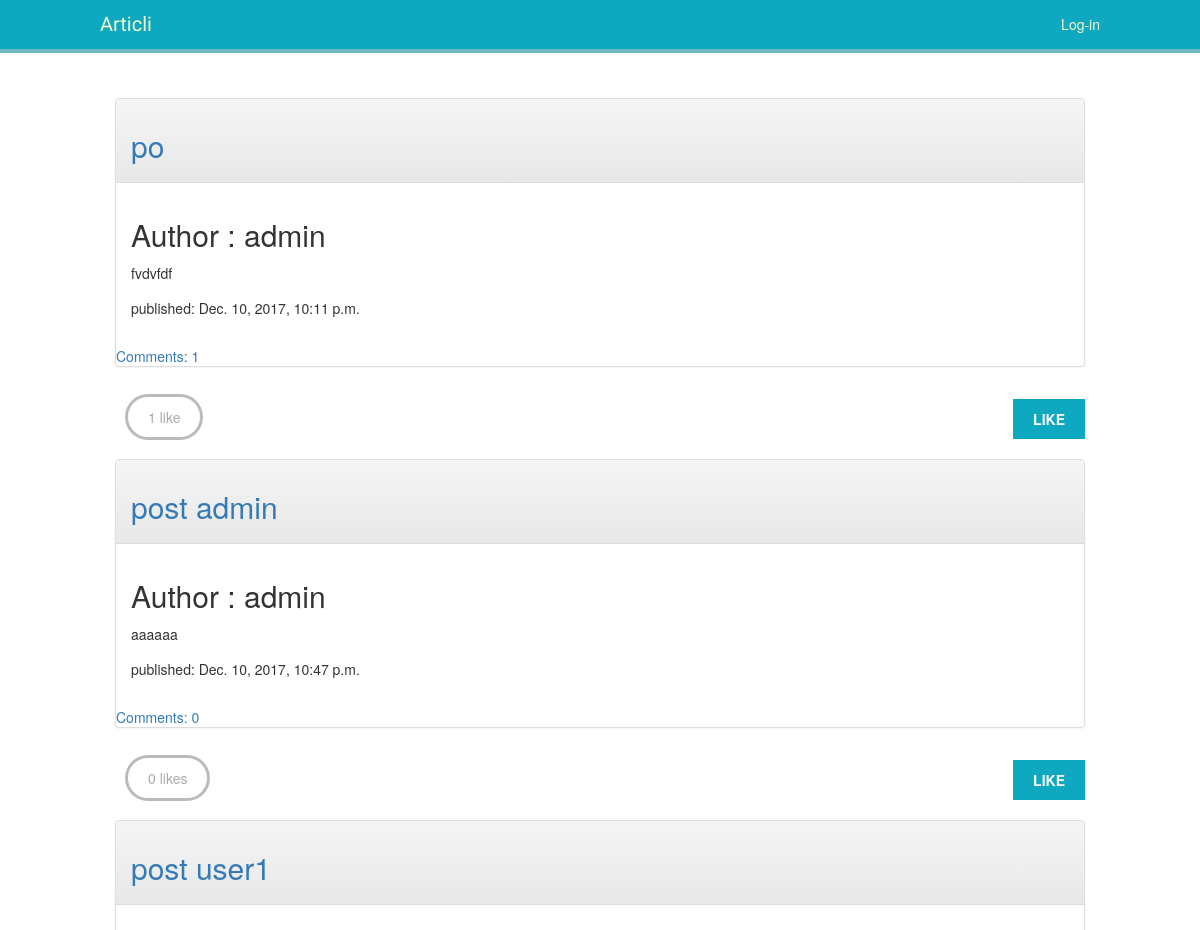
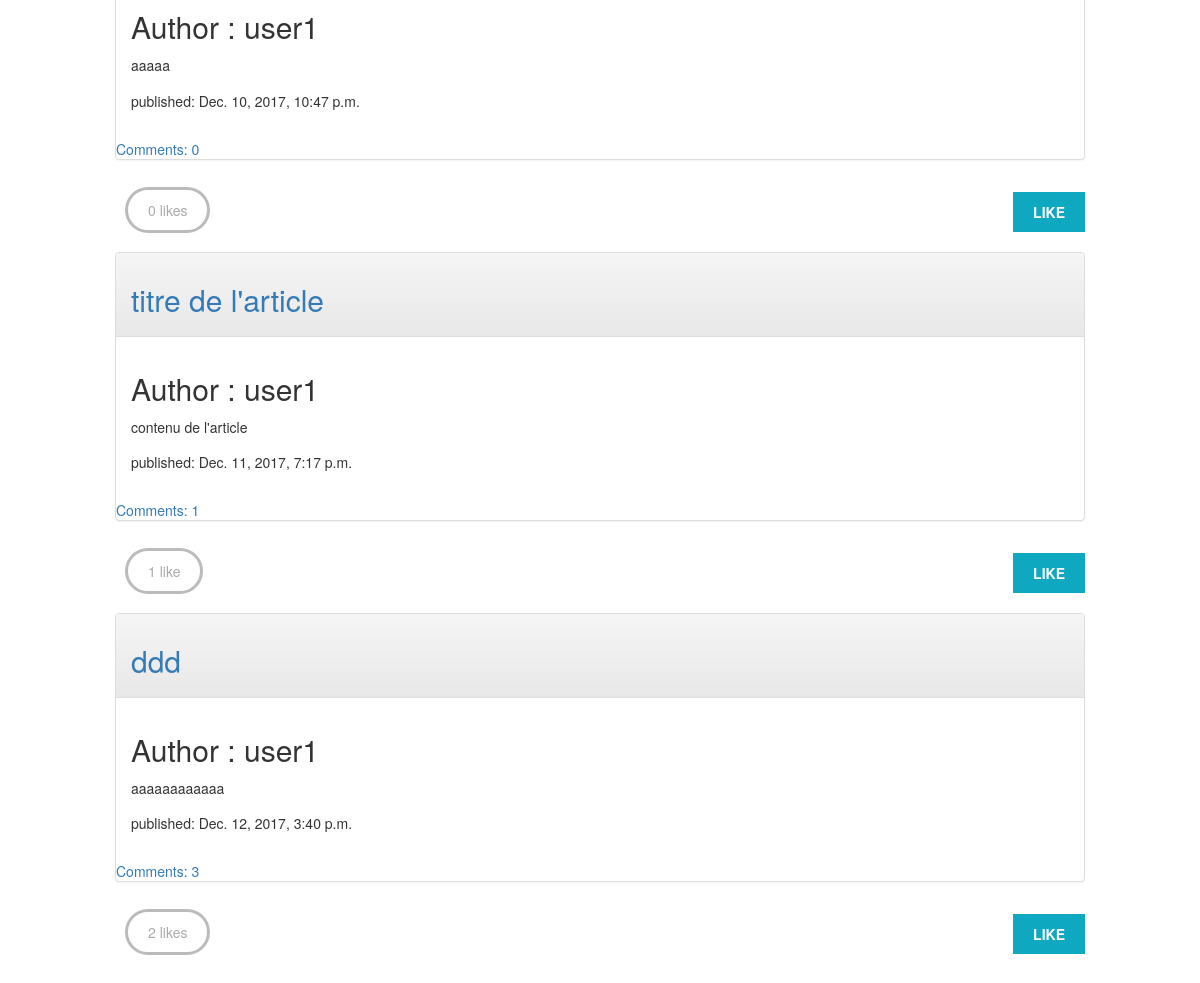
The app's page /post/all/ with its own data (2 pictures, top to bottom).
### poste/models.py (models this page shows, shortened)
class Post(models.Model):
    author = models.ForeignKey('auth.User',related_name='posts_created')
    title = models.CharField(max_length=200)
    text = models.TextField()
    created_date = models.DateTimeField(
            default=timezone.now)
    published_date = models.DateTimeField(
            blank=True, null=True)
    users_like = models.ManyToManyField(settings.AUTH_USER_MODEL,
                                        related_name='posts_liked',
                                        blank=True)

### poste/views.py (the view)
# urls.py: url(r'^post/all/$', views.post_list, name='post_list'),
def post_list(request):
    posts = Post.objects.filter(published_date__lte=timezone.now()).order_by('published_date')
    return render(request, 'poste/post_list.html', {'section': 'posts','posts': posts})

### templates/poste/post_list.html (shortened to what this page needs)
{% extends 'base.html' %}
{% block content %}
   <div class="panel-body">
            {% for post in posts %}
                    <div class="panel panel-default">
                        <div class="panel-heading">
                            <h2><a href="{% url 'post_detail' pk=post.pk %}">{{ post.title }}</a></h2>
                        </div>
                        <div class="panel-body">
                            <h2>Author : {{ post.author }}</h2>
                            <p>{{ post.text|linebreaksbr }}</p>
                            <p>published: {{ post.published_date }}</p>
                        </div>
                     <a href="{% url 'post_detail' pk=post.pk %}">Comments: {{ post.comments.count }}</a>
                    </div>
                {% with total_likes=post.users_like.count users_like=post.users_like.all %}
                    <div class="image-info">
                        <div>
                    <span class="count">
                        <span class="total">{{ total_likes }}</span>
                        like{{ total_likes|pluralize }}
                    </span>
                            <a href="#" data-id="{{ post.id }}" data-action="{% if request.user in users_like %}un{% endif %}like" class="like button">
                                {% if request.user not in users_like %}
                                    Like
                                {% else %}
                                    Unlike
                                {% endif %}
                            </a>
                        </div>
                    </div>
                {% endwith %}
            {% endfor %}
        </div>
{% endblock %}

### account/static/css/base.css (style rules this page uses)
body { margin:0; padding:0; font-family:helvetica, sans-serif; }
p { line-height: 1.8; }
a { color: #0ea8c0; text-decoration:none; }
h1, h2, h3, h4, h5 , h6 { font-family: 'Muli', sans-serif; font-weight:normal; }
h2 { margin:30px 0 20px; }
input[type=submit], a.button { font-weight:bold; background: #0ea8c0; color:#fff; padding:10px 20px; font-size:14px; text-transform:uppercase; }
.image-info div { padding:20px 0; overflow:auto; }
.count { color:#aaa; border:3px solid #bbb; border-radius:26px; padding:10px 20px; margin:20px 10px 0; }
a.like, a.follow { float:right; margin-top:-8px; }

### records on screen
Post: title "po", author "admin", text "fvdvfdf", published_date "Dec. 10, 2017, 10:11 p.m.", comments.count "1", users_like.count "1"
Post: title "post admin", author "admin", text "aaaaaa", published_date "Dec. 10, 2017, 10:47 p.m.", comments.count "0", users_like.count "0"
Post: title "post user1", author "user1", text "aaaaa", published_date "Dec. 10, 2017, 10:47 p.m.", comments.count "0", users_like.count "0"
Post: title "titre de l'article", author "user1", text "contenu de l'article", published_date "Dec. 11, 2017, 7:17 p.m.", comments.count "1", users_like.count "1"
Post: title "ddd", author "user1", text "aaaaaaaaaaaa", published_date "Dec. 12, 2017, 3:40 p.m.", comments.count "3", users_like.count "2"
